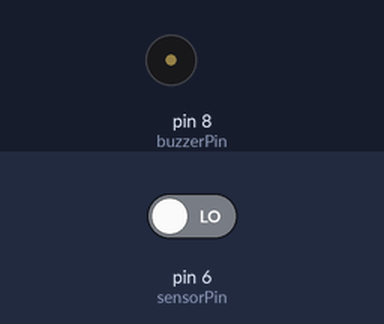
This sketch was run on a simulated Arduino Uno, built with avr-gcc and run on an emulated ATmega328P. On the bench: buzzer (waves = sounding). The inputs (shaded band) are chosen by the test bench; at power-on: pin 6 (sensorPin) LOW.

Above: at 1.2 s.
1.3 s: pin 6 (sensorPin) driven HIGH
At 1.6 s:
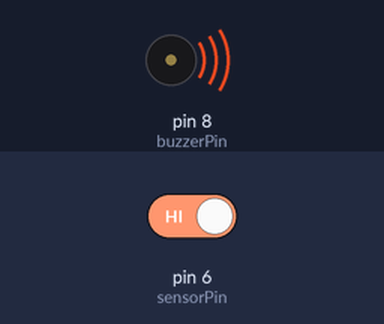
Timing chart, 0 to 4.3 s (numbered marks = the images above; inputs shaded):
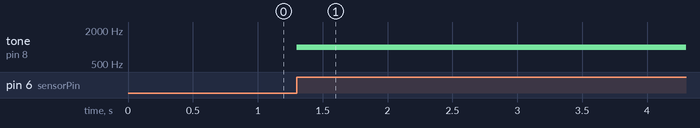

Measured:
- after the input at 1.3 s, tone on pin 8 (buzzerPin): silent → 1000 Hz at once

The sketch:

test_v1.ino
```cpp
// Sensors and peripherals
const int sensorPin = 6; // Pin connected to the touch sensor
const int buzzerPin = 8; // Pin connected to the buzzer

// Variables for tracking state changes
byte change_in_happy = 0;     // Tracks changes in happiness
byte change_in_energy = 0;    // Tracks changes in energy
byte change_in_friendly = 0;  // Tracks changes in friendliness
byte change_in_assertive = 0; // Tracks changes in assertiveness
byte change_in_delight = 0;   // Tracks changes in delight

// Function to activate the buzzer with a fixed frequency and duration
void buzz() {
  tone(buzzerPin, 1000, 500); // Emit a 1000 Hz sound for 500 ms
}

// Function to adjust state changes directly based on inputs
void adjustEmotionChanges(bool sensorInput) {
  if (sensorInput) {
    change_in_delight = -1; // Decrease delight if sensor is active
    buzz(); // Trigger buzzer for combined low values
  } else {
    // Default adjustments when energy and assertiveness are sufficient
    change_in_assertive = 1;
    change_in_friendly = 1;
  }
}

void setup() {
  pinMode(sensorPin, INPUT);  // Configure sensor pin as input
  pinMode(buzzerPin, OUTPUT); // Configure buzzer pin as output
}

void loop() {
  // Read the state of the touch sensor
  bool sensorInput = digitalRead(sensorPin); // TRUE if touched, FALSE otherwise

  // Adjust emotional state changes based on inputs
  adjustEmotionChanges(sensorInput);

  delay(100); // Wait before the next loop iteration
}
```
